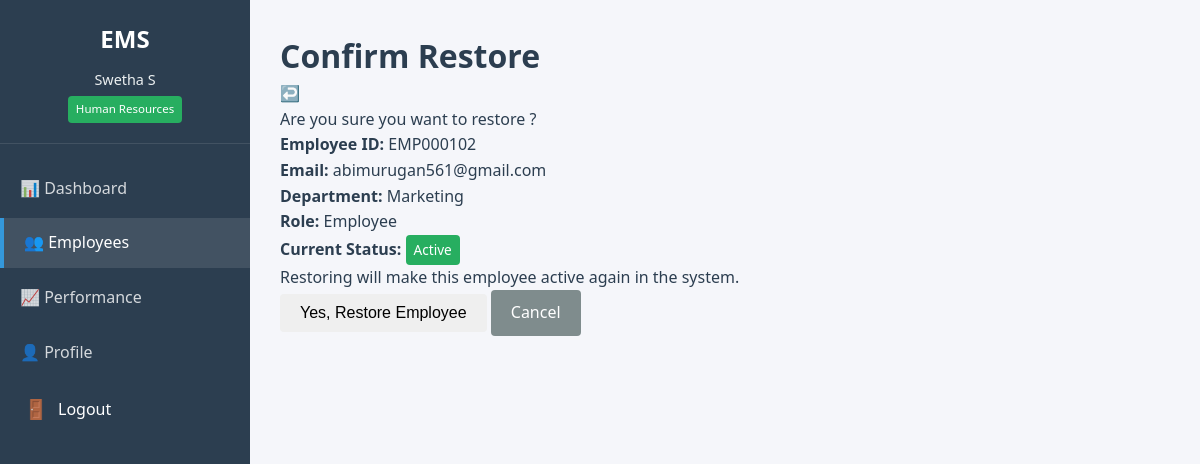
The app's page /employees/2/restore/ (signed in) with its own data.
### accounts/models.py (models this page shows, shortened)
class User(AbstractUser):
    ROLE_CHOICES = [
        ("SUPERADMIN", "Super Admin"),
        ("HR", "Human Resources"),
        ("MANAGER", "Manager"),
        ("EMPLOYEE", "Employee"),
    ]
    STATUS_CHOICES = [
        ("ACTIVE", "Active"),
        ("INACTIVE", "Inactive"),
        ("TERMINATED", "Terminated"),
        ("ON_LEAVE", "On Leave"),
    ]
    employee_id = models.CharField(
        max_length=20,
        unique=True,
        blank=True,
        verbose_name="Employee ID"
    )
    department = models.CharField(
        max_length=100,
        blank=True,
        verbose_name="Department"
    )
    designation = models.CharField(
        max_length=100,
        blank=True,
        verbose_name="Designation"
    )
    phone = models.CharField(
        max_length=15,
        blank=True,
        validators=[
            RegexValidator(
                r'^\+?1?\d{9,15}$',
                "Enter a valid phone number (e.g., +1234567890)."
            )
        ],
        verbose_name="Phone Number"
    )
    salary = models.DecimalField(
        max_digits=10,
        decimal_places=2,
        null=True,
        blank=True,
        validators=[MinValueValidator(0)],
        verbose_name="Annual Salary"
    )
    role = models.CharField(
        max_length=20,
        choices=ROLE_CHOICES,
        default="EMPLOYEE",
        verbose_name="Role"
    )
    employment_status = models.CharField(
        max_length=20,
        choices=STATUS_CHOICES,
        default="ACTIVE",
        verbose_name="Employment Status"
    )
    date_of_joining = models.DateField(
        null=True,
        blank=True,
        validators=[validate_joining_date],
        verbose_name="Date of Joining"
    )
    is_soft_deleted = models.BooleanField(
        default=False,
        verbose_name="Soft Deleted",
        help_text="Designates whether the user is soft deleted."
    )
    objects = UserManager()
    class Meta:
        db_table = "accounts_user"
        ordering = ["employee_id"]
        verbose_name = "Employee"
        verbose_name_plural = "Employees"

### employees/views.py (the view, shortened to what this page needs)
# urls.py: path('<int:pk>/restore/', views.employee_restore, name='restore'),
@login_required
@hr_required
def employee_restore(request, pk):
    employee = get_object_or_404(
        User.objects.all_with_deleted(),
        pk=pk,
        is_soft_deleted=True
    )
    return render(request, 'employees/restore.html', {'employee': employee})

### accounts/models.py (called while the page is built)
    def get_queryset(self):
        return super().get_queryset().filter(is_soft_deleted=False)

    def all_with_deleted(self):
        return super().get_queryset()

### audit/services.py (called while the page is built)
    @staticmethod
    def get_client_ip(request):
        x_forwarded_for = request.META.get('HTTP_X_FORWARDED_FOR')
        if x_forwarded_for:
            ip = x_forwarded_for.split(',')[0]
        else:
            ip = request.META.get('REMOTE_ADDR')
        return ip

### templates/employees/restore.html (shortened to what this page needs)
{% extends 'base.html' %}
{% block content %}
<div class="confirm-container">
    <div class="confirm-card">
        <h1>Confirm Restore</h1>
        <div class="restore-icon">↩️</div>
        <p class="confirm-message">
            Are you sure you want to restore <strong>{{ employee.get_full_name }}</strong>?
        </p>
        <div class="employee-summary">
            <p><strong>Employee ID:</strong> {{ employee.employee_id }}</p>
            <p><strong>Email:</strong> {{ employee.email }}</p>
            <p><strong>Department:</strong> {{ employee.department|default:"-" }}</p>
            <p><strong>Role:</strong> {{ employee.get_role_display }}</p>
            <p><strong>Current Status:</strong>
                <span class="badge status-{{ employee.employment_status|lower }}">
                    {{ employee.get_employment_status_display }}
                </span>
            </p>
        </div>
        <p class="info-text">
            Restoring will make this employee active again in the system.
        </p>
        <form method="post">
            <div class="confirm-actions">
                <button type="submit" class="btn btn-success">Yes, Restore Employee</button>
                <a href="{% url 'employees:list' %}" class="btn btn-cancel">Cancel</a>
            </div>
        </form>
    </div>
</div>
{% endblock %}

### templates/base.html (shortened to what this page needs)
<!DOCTYPE html>
<html lang="en">
<head>
    {% load static %}
    <link rel="stylesheet" href="{% static 'css/style.css' %}">
</head>
<body>
    <div class="container">
        {% if user.is_authenticated %}
        <aside class="sidebar">
            <div class="sidebar-header">
                <h2>EMS</h2>
                <div class="user-info">
                    <p class="user-name">{{ user.get_full_name|default:user.username }}</p>
                    <p class="role-badge role-{{ user.role|lower }}">{{ user.get_role_display }}</p>
                </div>
            </div>
            <nav class="sidebar-nav">
                <ul>
                    <li>
                        <a href="{% url 'dashboard' %}"
                           class="nav-link {% if request.resolver_match.url_name == 'dashboard' %}active{% endif %}">
                            <span class="nav-icon">📊</span>
                            <span class="nav-text">Dashboard</span>
                        </a>
                    </li>
                    <li>
                        <a href="{% url 'employees:list' %}"
                           class="nav-link {% if 'employees' in request.path %}active{% endif %}">
                            <span class="nav-icon">👥</span>
                            <span class="nav-text">Employees</span>
                        </a>
                    </li>
                    <li>
                        <a href="{% url 'performance:list' %}"
                           class="nav-link {% if 'performance' in request.path %}active{% endif %}">
                            <span class="nav-icon">📈</span>
                            <span class="nav-text">Performance</span>
                        </a>
                    </li>
                    <li>
                        <a href="{% url 'accounts:profile' %}"
                           class="nav-link {% if 'profile' in request.path %}active{% endif %}">
                            <span class="nav-icon">👤</span>
                            <span class="nav-text">Profile</span>
                        </a>
                    </li>
                    <li>
                        <form method="post" action="{% url 'accounts:logout' %}" class="logout-form">
                            <button type="submit" class="logout-btn">
                                <span class="nav-icon">🚪</span>
                                <span class="nav-text">Logout</span>
                            </button>
                        </form>
                    </li>
                </ul>
            </nav>
        </aside>
        {% endif %}
        <main class="main-content">
            {% block content %}
            {% endblock %}
        </main>
    </div>
</body>
</html>

### static/css/style.css (style rules this page uses)
* { margin: 0; padding: 0; box-sizing: border-box; }
:root { --primary-color: #2c3e50; --secondary-color: #3498db; --success-color: #27ae60; --danger-color: #e74c3c; --warning-color: #f39c12; --light-bg: #ecf0f1; --dark-text: #2c3e50; --light-text: #7f8c8d; --border-color: #bdc3c7; --sidebar-width: 250px; --header-height: 60px; }
body { font-family: 'Segoe UI', Tahoma, Geneva, Verdana, sans-serif; line-height: 1.6; color: var(--dark-text); background-color: #f5f6fa; }
.container { display: flex; min-height: 100vh; }
.sidebar { width: var(--sidebar-width); background-color: var(--primary-color); color: white; position: fixed; height: 100vh; overflow-y: auto; }
.sidebar-header { padding: 20px; text-align: center; border-bottom: 1px solid rgba(255,255,255,0.1); }
.sidebar-header h2 { margin-bottom: 10px; color: white; }
.user-info { font-size: 0.9em; color: var(--light-bg); }
.role-badge { display: inline-block; padding: 4px 8px; background-color: var(--secondary-color); border-radius: 4px; font-size: 0.8em; margin-top: 5px; }
.sidebar-nav ul { list-style: none; padding: 20px 0; }
.sidebar-nav li { margin-bottom: 5px; }
.sidebar-nav a { display: block; padding: 12px 20px; color: rgba(255,255,255,0.8); text-decoration: none; transition: all 0.3s; }
.sidebar-nav a:hover, .sidebar-nav a.active { background-color: rgba(255,255,255,0.1); color: white; border-left: 4px solid var(--secondary-color); }
.main-content { flex: 1; margin-left: var(--sidebar-width); padding: 30px; }
.badge { display: inline-block; padding: 4px 8px; border-radius: 4px; font-size: 0.85em; font-weight: 500; }
.role-hr { background-color: var(--success-color); color: white; }
.status-active { background-color: var(--success-color); color: white; }
.btn { display: inline-block; padding: 10px 20px; border: none; border-radius: 4px; font-size: 1em; cursor: pointer; text-decoration: none; transition: all 0.3s; }
.btn-cancel, .btn-clear { background-color: var(--light-text); color: white; }

### templates/base.html (style rules this page uses)
.sidebar-nav .logout-form { margin: 0; padding: 0; width: 100%; }
.sidebar-nav .logout-btn { width: 100%; text-align: left; background: none; border: none; cursor: pointer; font: inherit; color: inherit; padding: 12px 20px; display: flex; align-items: center; gap: 10px; transition: all 0.3s; border-left: 4px solid transparent; }
.sidebar-nav .logout-btn .nav-icon { font-size: 1.2em; min-width: 24px; }
.sidebar-nav .logout-btn .nav-text { flex: 1; }

### records on screen
User: get_full_name "Swetha S", role "Human Resources"
User: employee_id "EMP000102", email "abimurugan561@gmail.com", department "Marketing", role "Employee", employment_status "Active"
